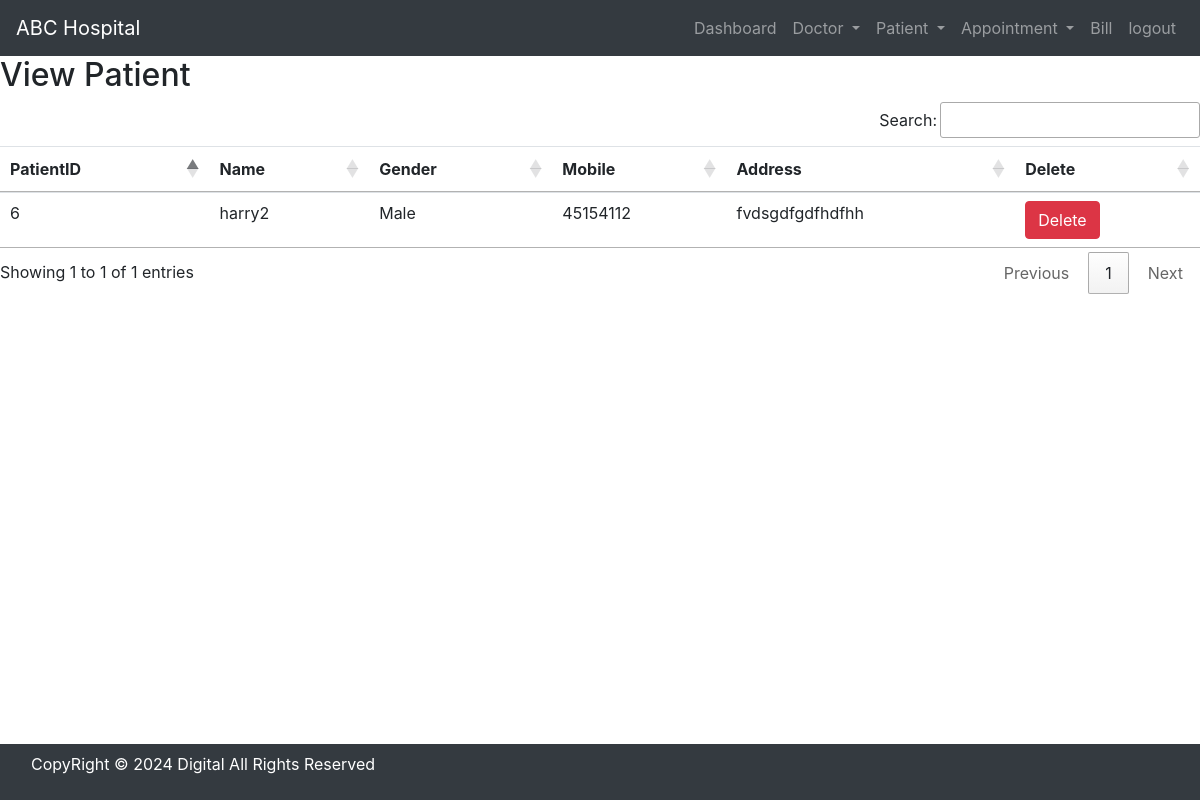
Page /view_patient/ (signed in) on the committed database.
### hospital/models.py (models this page shows, shortened)
class Patient(models.Model):
    Name = models.CharField(max_length=50)
    gender = models.CharField(max_length=10)
    mobile = models.IntegerField(null=True)
    address = models.TextField()

### hospital/views.py (the view)
# urls.py: path('view_patient/', View_Patient , name='view_patient'),
def View_Patient(request):
    if not request.user.is_staff:
        return redirect('login')
    doc = Patient.objects.all()
    d = {'doc': doc}
    return render(request, 'view_patient.html' , d)

### hospital/templates/view_patient.html
{%include 'base.html'%}
{% load static %}
{%include 'navigation.html'%}
<div>
    <h2>View Patient</h2>
    <table id="example" class="table table-hover">
        <thead>
            <tr>
                <th>PatientID</th>
                <th>Name</th>
                <th>Gender</th>
                <th>Mobile</th>
                <th>Address</th>
                <th>Delete</th>
            </tr>
        </thead>
        <tbody>
            {% for i in doc %}
            <tr>
                <td>{{i.id}}</td>
                <td>{{i.Name}}</td>
                <td>{{i.gender}}</td>
                <td>{{i.mobile}}</td>
                <td>{{i.address}}</td>
                <td><a href="{%url 'delete_patient' i.id %}"
                    onclick="return confirm('Are you sure you want to delete?')" class="btn btn-danger" >Delete</a></td>
            </tr>
            {% endfor %}
        </tbody>
    </table>
</div>
{%include 'footer.html'%}

### rows in the picture
Patient: id "6", Name "harry2", gender "Male", mobile "45154112", address "fvdsgdfgdfhdfhh"
